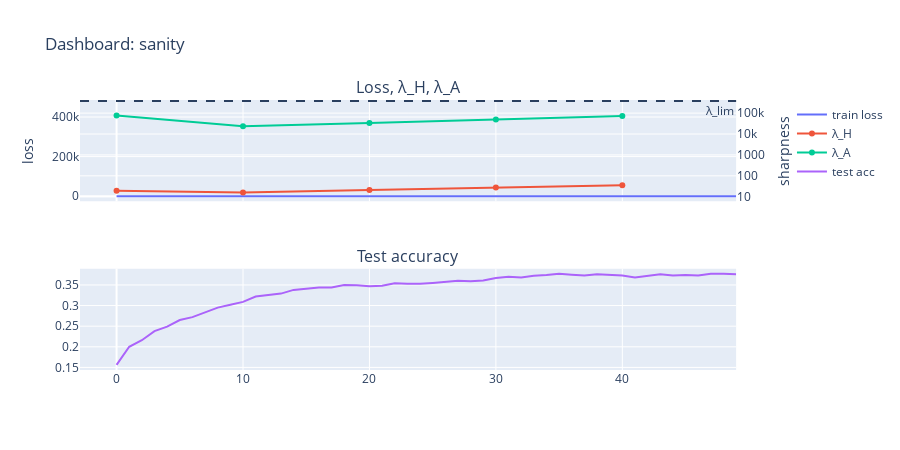

Notebook code for this chart:
### Markdown cell above
### Single-run dashboard

### Code cell
def plot_single_run_dashboard(run_name):
    df = pd.read_csv(OUTPUT_V2 / run_name / "metrics.csv")
    with open(OUTPUT_V2 / run_name / "metadata.json") as f:
        meta = json.load(f)
    lr, b1 = meta["lr"], meta["beta1"]
    lim = lambda_lim(lr, b1)
    fig = make_subplots(rows=2, cols=1, specs=[[{"secondary_y": True}], [{}]],
                        subplot_titles=("Loss, λ_H, λ_A", "Test accuracy"), shared_xaxes=True)
    fig.add_trace(go.Scatter(x=df["step"], y=df["train_loss"], name="train loss"), row=1, col=1, secondary_y=False)
    d = df.dropna(subset=["lambda_H"])
    fig.add_trace(go.Scatter(x=d["step"], y=d["lambda_H"], name="λ_H"), row=1, col=1, secondary_y=True)
    dA = df.dropna(subset=["lambda_A"])
    fig.add_trace(go.Scatter(x=dA["step"], y=dA["lambda_A"], name="λ_A"), row=1, col=1, secondary_y=True)
    fig.add_hline(y=lim, line_dash="dash", annotation_text="λ_lim", row=1, col=1, secondary_y=True)
    fig.add_trace(go.Scatter(x=df["step"], y=df["test_acc"], name="test acc"), row=2, col=1)
    fig.update_layout(height=450, title=f"Dashboard: {run_name}")
    fig.update_yaxes(title_text="loss", row=1, col=1, secondary_y=False)
    fig.update_yaxes(title_text="sharpness", type="log", row=1, col=1, secondary_y=True)
    return fig

plot_single_run_dashboard("sanity").show()

### Figure 1 — Plotly figure (JSON) as saved in the notebook; plotly's stock layout.template omitted (floating-point values rounded to 4 significant figures)
{"data": [{"name": "train loss", "type": "scatter", "x": [0, 1, 2, 3, 4, 5, 6, 7, 8, 9, 10, 11, 12, 13, 14, 15, 16, 17, 18, 19, 20, 21, 22, 23, 24, 25, 26, 27, 28, 29, 30, 31, 32, 33, 34, 35, 36, 37, 38, 39, 40, 41, 42, 43, 44, 45, 46, 47, 48, 49], "xaxis": "x", "y": [2.343, 2.25, 2.186, 2.138, 2.101, 2.069, 2.041, 2.017, 1.995, 1.974, 1.955, 1.937, 1.92, 1.904, 1.888, 1.874, 1.86, 1.846, 1.834, 1.822, 1.811, 1.8, 1.789, 1.779, 1.769, 1.758, 1.748, 1.738, 1.728, 1.718, 1.709, 1.699, 1.69, 1.68, 1.671, 1.662, 1.652, 1.643, 1.634, 1.624, 1.615, 1.606, 1.596, 1.587, 1.577, 1.567, 1.558, 1.548, 1.538, 1.528], "yaxis": "y"}, {"name": "λ_H", "type": "scatter", "x": [0, 10, 20, 30, 40], "xaxis": "x", "y": [19.1, 16.05, 20.74, 27.72, 35.61], "yaxis": "y2"}, {"name": "λ_A", "type": "scatter", "x": [0, 10, 20, 30, 40], "xaxis": "x", "y": [77630.0, 23410.0, 33610.0, 50100.0, 72350.0], "yaxis": "y2"}, {"name": "test acc", "type": "scatter", "x": [0, 1, 2, 3, 4, 5, 6, 7, 8, 9, 10, 11, 12, 13, 14, 15, 16, 17, 18, 19, 20, 21, 22, 23, 24, 25, 26, 27, 28, 29, 30, 31, 32, 33, 34, 35, 36, 37, 38, 39, 40, 41, 42, 43, 44, 45, 46, 47, 48, 49], "xaxis": "x2", "y": [0.156, 0.2, 0.216, 0.238, 0.249, 0.265, 0.272, 0.283, 0.295, 0.302, 0.309, 0.322, 0.326, 0.329, 0.338, 0.341, 0.344, 0.344, 0.35, 0.349, 0.347, 0.348, 0.354, 0.353, 0.353, 0.355, 0.358, 0.36, 0.359, 0.361, 0.367, 0.37, 0.368, 0.372, 0.374, 0.377, 0.375, 0.373, 0.376, 0.374, 0.373, 0.368, 0.372, 0.376, 0.373, 0.374, 0.373, 0.377, 0.377, 0.376], "yaxis": "y3"}], "layout": {"annotations": [{"font": {"size": 16}, "showarrow": false, "text": "Loss, λ_H, λ_A", "x": 0.47, "xanchor": "center", "xref": "paper", "y": 1, "yanchor": "bottom", "yref": "paper"}, {"font": {"size": 16}, "showarrow": false, "text": "Test accuracy", "x": 0.47, "xanchor": "center", "xref": "paper", "y": 0.375, "yanchor": "bottom", "yref": "paper"}, {"showarrow": false, "text": "λ_lim", "x": 1, "xanchor": "right", "xref": "x domain", "y": 380000.0, "yanchor": "bottom", "yref": "y"}], "height": 450, "shapes": [{"line": {"dash": "dash"}, "type": "line", "x0": 0, "x1": 1, "xref": "x domain", "y0": 380000.0, "y1": 380000.0, "yref": "y2"}], "title": {"text": "Dashboard: sanity"}, "xaxis": {"anchor": "y", "domain": [0, 0.94], "matches": "x2", "showticklabels": false}, "xaxis2": {"anchor": "y3", "domain": [0, 0.94]}, "yaxis": {"anchor": "x", "domain": [0.625, 1], "title": {"text": "loss"}}, "yaxis2": {"anchor": "x", "overlaying": "y", "side": "right", "title": {"text": "sharpness"}, "type": "log"}, "yaxis3": {"anchor": "x2", "domain": [0, 0.375]}}}
